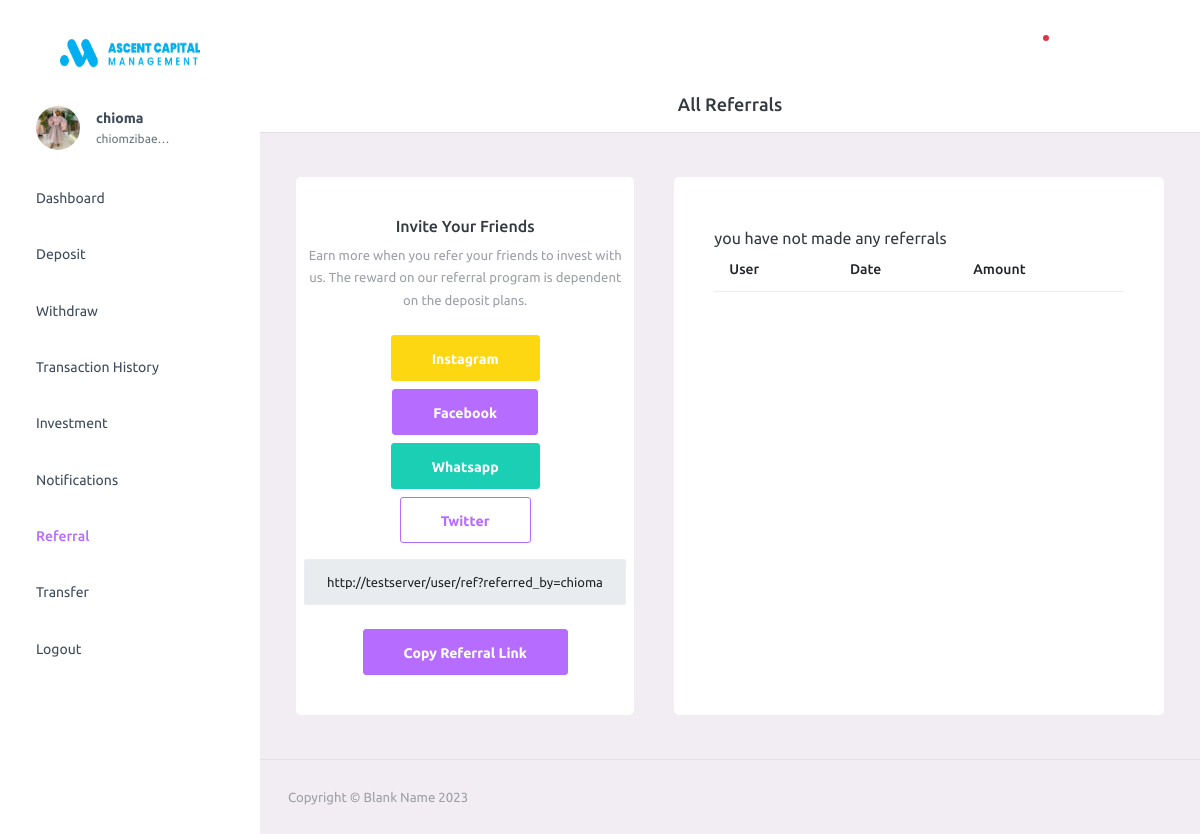
The app's page /user/ref (signed in) with its own data.
### user_core/models.py (models this page shows, shortened)
class Profile(models.Model):
    user = models.ForeignKey(User,on_delete=models.CASCADE)
    country = models.CharField(max_length=50,null=True,blank=True)
    image = models.ImageField(upload_to='profile_images', default='r.jpg')
    available_balance = models.FloatField(default=0)
    live_profit = models.FloatField(default=0)
    book_balance = models.FloatField(default=0)
    plan_name = models.CharField(max_length=50,null=True,blank=True)
    plan_days = models.IntegerField(default=0,null=True,blank=True)
    plan_end_date = models.DateTimeField(auto_now_add=True,null=True,blank=True)
    plan_amount  = models.IntegerField(default=0,null=True,blank=True)
    referral_price  = models.FloatField(default=0)
    referral_people  = models.FloatField(default=0)
    referred_by  = models.CharField(max_length=100,null=True,blank=True)

class Site(models.Model):
    name = models.CharField(max_length=50,null=True,blank=True,default='Blank Name')
    email = models.EmailField(null=True,blank=True,default='Blank Email')
    address = models.CharField(max_length=300,null=True,blank=True,default='Blank Address')
    second_address = models.CharField(max_length=300,null=True,blank=True,default='Blank Address')
    logo = models.ImageField(upload_to='site_images', default='logo.png')
    phone_number = models.IntegerField(null=True,blank=True,default=0)
    owned_by = models.CharField(max_length=50,null=True,blank=True,default='Admin')

### user_core/views.py (the view)
# urls.py: path('ref',views.user_ref, name='user_ref'),
@login_required(login_url='/accounts/login')
def user_ref(request):
    user = User.objects.get(username = request.user.username)
    try:
        site = Site.objects.get(pk=1)
    except Site.DoesNotExist:
        site = Site.objects.create(pk=1)
        site.save()
    if not Profile.objects.filter(user= user.id):
        return redirect('/user/profile')
    profile = Profile.objects.get(user=user)
    notifications_unread_count = Notification.objects.filter(profile=profile,read='False').count()
    notifications_unread = Notification.objects.filter(profile=profile,read='False').order_by('-time')[:3]
    referrals = Referral.objects.filter(profile=profile)
    context = {
        'notifications_unread_count':notifications_unread_count,
        'notifications_unread': notifications_unread,
        'referrals':referrals,
        'profile':profile,
        'site':site
    }
    return render(request,'user/ref.html',context)

### templates/user/ref.html (shortened to what this page needs)
{% extends 'user/main.html' %} {% load static %} {% block content %}
<div class="main-panel">
    <div class="card-header text-center">
        <h4>
            All Referrals
        </h4>
    </div>
    <div class="content-wrapper">
        <div class="row">
          <div class="col-md-5 stretch-card">
            <div class="card text-center">
              <div class="card-body d-flex flex-column px-2">
                <div class="wrapper">
                  <h5>Invite Your Friends</h5>
                  <p><small class="text-muted ">Earn more when you refer your friends to invest with us. The reward on our
                      referral program is dependent on the deposit plans.</small></p>
                  <div class="row">
                    <div class="col-6 col-md-12">
                      <form class="forms-sample mt-2" action='ref.html' method="post">
                        <a href="https://instagram.com?text={{ request.build_absolute_uri }}?referred_by={{ request.user.username }}"
                          target="_blank" class="btn btn-warning btn-block">Instagram</a>
                      </form>
                    </div>
                    <div class="col-6 col-md-12">
                      <form class="forms-sample mt-2" action='ref.html' method="post">
                        <a href="https://m.facebook.com/?soft=search" target="_blank" class="btn btn-primary btn-block">Facebook</a>
                      </form>
                    </div>
                    <div class="col-6 col-md-12">
                      <form class="forms-sample mt-2" action='ref.html' method="post">
                        <a href="https://wa.me?text={{ request.build_absolute_uri }}?referred_by={{ request.user.username }}"
                          target="_blank" class="btn btn-success btn-block">Whatsapp</a>
                      </form>
                    </div>
                    <div class="col-6 col-md-12">
                      <form class="forms-sample mt-2" action='ref.html' method="post">
                        <a href="https://twitter.com/intent/tweet?url={{ request.build_absolute_uri }}?referred_by={{ request.user.username }}&text=JoinUs"
                          target="_blank" class="btn btn-outline-primary btn-block">Twitter</a>
                      </form>
                    </div>
                  </div>
                  <form class="forms-sample mt-3">
                    <div class="form-group">
                      <input type="text" readonly id='ref_cop' class="form-control text-dark"
                        value="{{ request.build_absolute_uri }}?referred_by={{ request.user.username }}">
                    </div>
                    <button id='ref_btn' type="button" onclick="copy_ref('ref_cop')"
                      class="btn btn-primary btn-block"> Copy Referral Link</button>
                  </form>
                </div>
              </div>
            </div>
          </div>
          <div class="col-md-7 stretch-card">
            <div class="card">
              <div class="card-body">
                <table id="order-listing" class="table table-responsive-sm">
                  <thead>
                    <tr>
                      <th>User</th>
                      <th>Date</th>
                      <th>Amount</th>
                    </tr>
                  </thead>
                </table>
              </div>
            </div>
          </div>
        </div>
      </div>
    {% endblock content %}

### templates/user/main.html (shortened to what this page needs)
{% load static %}
<!DOCTYPE html>
<html lang="en">
<head>
  <link href="{% static 'user/assets/vendors/css/vendor.bundle.base.css' %}" rel="stylesheet" />
  <link href="{% static 'user/assets/vendors/mdi/css/materialdesignicons.min.css' %}" rel="stylesheet" />
  <link href="{% static 'user/assets/css/style.css' %}" rel="stylesheet" />
</head>
<body>
  <div class="container-scroller">
    <nav class="navbar default-layout-navbar col-lg-12 col-12 p-0 fixed-top d-flex flex-row">
      <div class="text-center navbar-brand-wrapper d-flex align-items-center justify-content-center">
        <a class="navbar-brand brand-logo" href="/">
          <img alt="logo" src="{% static 'images/logo.png' %}" />
        </a>
      </div>
      <div class="navbar-menu-wrapper d-flex align-items-stretch">
        <button class="navbar-toggler navbar-toggler align-self-center" data-toggle="minimize" type="button">
          <span class="mdi mdi-menu">
          </span>
        </button>
        <ul class="navbar-nav navbar-nav-right">
          <li class="nav-item d-none d-lg-block full-screen-link">
            <a class="nav-link">
              <i class="mdi mdi-fullscreen" id="fullscreen-button">
              </i>
            </a>
          </li>
          <li class="nav-item dropdown">
            <a class="nav-link" href="/user/support"
              id="messageDropdown">
              <i class="mdi mdi-email-outline">
              </i>
            </a>
          </li>
          <li class="nav-item dropdown">
            <a class="nav-link count-indicator dropdown-toggle" data-bs-toggle="dropdown" href="#"
              id="notificationDropdown">
              <i class="mdi mdi-bell-outline">
              </i>
              <span class="count-symbol bg-danger">
              </span>
            </a>
          </li>
          <li class="nav-item nav-logout d-none d-lg-block">
            <a class="nav-link" href="/accounts/logout">
              <i class="mdi mdi-power">
              </i>
            </a>
          </li>
          <li class="nav-item nav-settings d-none d-lg-block">
            <a class="nav-link" href="#">
              <i class="mdi mdi-format-line-spacing">
              </i>
            </a>
          </li>
        </ul>
      </div>
    </nav>
    <div class="container-fluid page-body-wrapper">
      <nav class="sidebar sidebar-offcanvas" id="sidebar">
        <ul class="nav">
          <li class="nav-item nav-profile">
            <a class="nav-link" href="/user/profile">
              <div class="nav-profile-image">
                <img alt="profile" src="{{ profile.image.url }}" />
              </div>
              <div class="nav-profile-text d-flex flex-column">
                <span class="font-weight-bold mb-2">
                  {{request.user.username}}
                </span>
                <span class="text-secondary text-small">
                  {{request.user.email | truncatechars:11}}
                </span>
              </div>
              <i class="mdi mdi-bookmark-check text-success nav-profile-badge">
              </i>
            </a>
          </li>
          <li class="nav-item">
            <a class="nav-link" href="/user/">
              <span class="menu-title">
                Dashboard
              </span>
              <i class="mdi mdi-home menu-icon">
              </i>
            </a>
          </li>
          <li class="nav-item">
            <a class="nav-link"
              href="/user/deposit">
              <span class="menu-title">
                Deposit
              </span>
              <i class="mdi mdi-apple-keyboard-shift menu-icon">
              </i>
            </a>
          </li>
          <li class="nav-item">
            <a class="nav-link"
              href="/user/withdraw">
              <span class="menu-title">
                Withdraw
              </span>
              <i class="mdi mdi-download menu-icon">
              </i>
            </a>
          </li>
          <li class="nav-item">
            <a aria-controls="ui-basic" aria-expanded="false" class="nav-link" data-bs-toggle="collapse"
              href="#history">
              <span class="menu-title">
                Transaction History
              </span>
              <i class="menu-arrow">
              </i>
              <i class="mdi mdi-content-save-all menu-icon">
              </i>
            </a>
          </li>
          <li class="nav-item">
            <a class="nav-link"
              href="/user/plans">
              <span class="menu-title">
                Investment
              </span>
              <i class="mdi mdi-format-align-justify menu-icon">
              </i>
            </a>
          </li>
          <li class="nav-item">
            <a class="nav-link" href="/user/notification">
              <span class="menu-title">
                Notifications
              </span>
              <i class="mdi mdi-bell-outline menu-icon">
            </i>
            </a>
          </li>
          <li class="nav-item">
            <a class="nav-link" href="/user/ref">
              <span class="menu-title">
                Referral
              </span>
              <i class="mdi mdi-account-plus menu-icon">
              </i>
            </a>
          </li>
          <li class="nav-item">
            <a class="nav-link" href="/user/transfer">
              <span class="menu-title">
                Transfer
              </span>
              <i class="mdi mdi-autorenew menu-icon">
              </i>
            </a>
          </li><li class="nav-item">
            <a class="nav-link" href="/accounts/logout">
              <span class="menu-title">
                Logout
              </span>
              <i class="mdi mdi-power menu-icon">
              </i>
            </a>
          </li>
        </ul>
      </nav>
      {% block content %}{% endblock content %}
      <footer class="footer">
        <div class="container-fluid d-flex justify-content-between">
          <span class="text-muted d-block text-center text-sm-start d-sm-inline-block">
            Copyright © {{site.name}} 2023
          </span>
        </div>
      </footer>
    </div>
  </div>
</div>
</body>
</html>

### templates/user/main.html (style rules this page uses)
.card-header:first-child { background: transparent !important; }

### records on screen
Profile: image (picture)
Site: name "Blank Name"

### other values on screen
{{ request.user.username }} "chioma"
{{ request.user.email | truncatechars:11 }} "chiomzibae…"
